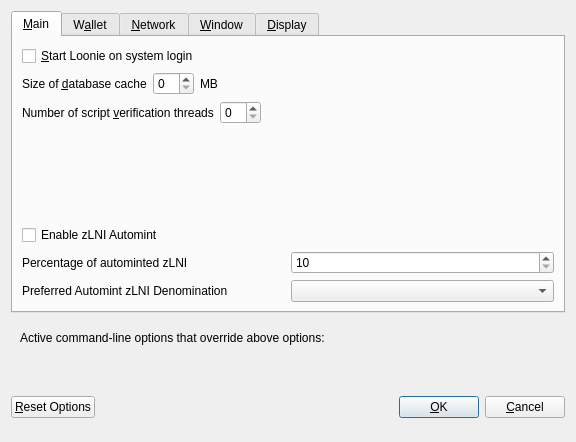
<?xml version="1.0" encoding="UTF-8"?>
<ui version="4.0">
 <class>OptionsDialog</class>
 <widget class="QDialog" name="OptionsDialog">
  <property name="geometry">
   <rect>
    <x>0</x>
    <y>0</y>
    <width>576</width>
    <height>442</height>
   </rect>
  </property>
  <property name="windowTitle">
   <string>Options</string>
  </property>
  <property name="modal">
   <bool>true</bool>
  </property>
  <layout class="QVBoxLayout" name="verticalLayout">
   <item>
    <widget class="QTabWidget" name="tabWidget">
     <property name="currentIndex">
      <number>0</number>
     </property>
     <widget class="QWidget" name="tabMain">
      <attribute name="title">
       <string>&amp;Main</string>
      </attribute>
      <layout class="QVBoxLayout" name="verticalLayout_Main">
       <item>
        <widget class="QCheckBox" name="bitcoinAtStartup">
         <property name="toolTip">
          <string>Automatically start Loonie after logging in to the system.</string>
         </property>
         <property name="text">
          <string>&amp;Start Loonie on system login</string>
         </property>
        </widget>
       </item>
       <item>
        <layout class="QHBoxLayout" name="horizontalLayout_2_Main">
         <item>
          <widget class="QLabel" name="databaseCacheLabel">
           <property name="text">
            <string>Size of &amp;database cache</string>
           </property>
           <property name="textFormat">
            <enum>Qt::PlainText</enum>
           </property>
           <property name="buddy">
            <cstring>databaseCache</cstring>
           </property>
          </widget>
         </item>
         <item>
          <widget class="QSpinBox" name="databaseCache"/>
         </item>
         <item>
          <widget class="QLabel" name="databaseCacheUnitLabel">
           <property name="text">
            <string>MB</string>
           </property>
           <property name="textFormat">
            <enum>Qt::PlainText</enum>
           </property>
          </widget>
         </item>
         <item>
          <spacer name="horizontalSpacer_2_Main">
           <property name="orientation">
            <enum>Qt::Horizontal</enum>
           </property>
           <property name="sizeHint" stdset="0">
            <size>
             <width>40</width>
             <height>20</height>
            </size>
           </property>
          </spacer>
         </item>
        </layout>
       </item>
       <item>
        <layout class="QHBoxLayout" name="horizontalLayout_3_Main">
         <item>
          <widget class="QLabel" name="threadsScriptVerifLabel">
           <property name="text">
            <string>Number of script &amp;verification threads</string>
           </property>
           <property name="textFormat">
            <enum>Qt::PlainText</enum>
           </property>
           <property name="buddy">
            <cstring>threadsScriptVerif</cstring>
           </property>
          </widget>
         </item>
         <item>
          <widget class="QSpinBox" name="threadsScriptVerif">
           <property name="toolTip">
            <string>(0 = auto, &lt;0 = leave that many cores free)</string>
           </property>
          </widget>
         </item>
         <item>
          <spacer name="horizontalSpacer_3_Main">
           <property name="orientation">
            <enum>Qt::Horizontal</enum>
           </property>
           <property name="sizeHint" stdset="0">
            <size>
             <width>40</width>
             <height>20</height>
            </size>
           </property>
          </spacer>
         </item>
        </layout>
       </item>
       <item>
        <spacer name="verticalSpacer_2">
         <property name="orientation">
          <enum>Qt::Vertical</enum>
         </property>
         <property name="sizeHint" stdset="0">
          <size>
           <width>20</width>
           <height>40</height>
          </size>
         </property>
        </spacer>
       </item>
       <item>
        <widget class="QCheckBox" name="checkBoxZeromintEnable">
          <property name="visible">
             <bool>false</bool>
          </property>
         <property name="toolTip">
          <string>Enable automatic minting of Loonie units to zLNI</string>
         </property>
         <property name="layoutDirection">
          <enum>Qt::LeftToRight</enum>
         </property>
         <property name="text">
          <string>Enable zLNI Automint</string>
         </property>
        </widget>
       </item>
       <item>
        <layout class="QHBoxLayout" name="horizontalLayout_3">
         <item>
          <widget class="QLabel" name="percentage_label">
            <property name="visible">
              <bool>false</bool>
            </property>
           <property name="toolTip">
            <string>Percentage of incoming LNI which get automatically converted to zLNI via Zerocoin Protocol (min: 10%)</string>
           </property>
           <property name="text">
            <string>Percentage of autominted zLNI</string>
           </property>
          </widget>
         </item>
         <item>
          <widget class="QSpinBox" name="zeromintPercentage">
            <property name="visible">
               <bool>false</bool>
            </property>
           <property name="minimum">
            <number>10</number>
           </property>
           <property name="maximum">
            <number>100</number>
           </property>
          </widget>
         </item>
        </layout>
       </item>
       <item>
        <layout class="QHBoxLayout" name="horizontalLayout" stretch="0,0">
         <property name="sizeConstraint">
          <enum>QLayout::SetFixedSize</enum>
         </property>
         <item>
          <widget class="QLabel" name="labelPreferredDenom">
            <property name="visible">
               <bool>false</bool>
            </property>
           <property name="maximumSize">
            <size>
             <width>16777215</width>
             <height>16777215</height>
            </size>
           </property>
           <property name="toolTip">
            <string>Wait with automatic conversion to Zerocoin until enough LNI for this denomination is available</string>
           </property>
           <property name="text">
            <string>Preferred Automint zLNI Denomination</string>
           </property>
          </widget>
         </item>
         <item>
          <widget class="QComboBox" name="preferredDenom">
            <property name="visible">
               <bool>false</bool>
            </property>            
           <property name="maximumSize">
            <size>
             <width>16777215</width>
             <height>27</height>
            </size>
           </property>
           <property name="toolTip">
            <string>Wait with automatic conversion to Zerocoin until enough LNI for this denomination is available</string>
           </property>
           <property name="maxVisibleItems">
            <number>9</number>
           </property>
           <property name="maxCount">
            <number>9</number>
           </property>
          </widget>
         </item>
        </layout>
       </item>
      </layout>
     </widget>
     <widget class="QWidget" name="tabWallet">
      <attribute name="title">
       <string>W&amp;allet</string>
      </attribute>
      <layout class="QVBoxLayout" name="verticalLayout_Wallet">
       <item>
        <layout class="QHBoxLayout" name="horizontalLayout_2_Wallet">
         <item>
          <widget class="QLabel" name="labelStakeSplitThresholdText">
           <property name="text">
            <string>Stake split threshold:</string>
           </property>
          </widget>
         </item>
         <item>
          <widget class="QSpinBox" name="spinBoxStakeSplitThreshold">
           <property name="minimum">
            <number>1</number>
           </property>
           <property name="maximum">
            <number>999999</number>
           </property>
          </widget>
         </item>
        </layout>
       </item>
       <item>
        <widget class="QGroupBox" name="groupBox">
         <property name="title">
          <string>Expert</string>
         </property>
         <layout class="QVBoxLayout" name="verticalLayout_2">
          <item>
           <widget class="QCheckBox" name="coinControlFeatures">
            <property name="toolTip">
             <string>Whether to show coin control features or not.</string>
            </property>
            <property name="text">
             <string>Enable coin &amp;control features</string>
            </property>
           </widget>
          </item>
          <item>
           <widget class="QCheckBox" name="showMasternodesTab">
            <property name="toolTip">
             <string>Show additional tab listing all your masternodes in first sub-tab&lt;br/&gt;and all masternodes on the network in second sub-tab.</string>
            </property>
            <property name="text">
             <string>Show Masternodes Tab</string>
            </property>
           </widget>
          </item>
          <item>
           <widget class="QCheckBox" name="spendZeroConfChange">
            <property name="toolTip">
             <string>If you disable the spending of unconfirmed change, the change from a transaction&lt;br/&gt;cannot be used until that transaction has at least one confirmation.&lt;br/&gt;This also affects how your balance is computed.</string>
            </property>
            <property name="text">
             <string>&amp;Spend unconfirmed change</string>
            </property>
           </widget>
          </item>
         </layout>
        </widget>
       </item>
       <item>
        <spacer name="verticalSpacer_Wallet">
         <property name="orientation">
          <enum>Qt::Vertical</enum>
         </property>
         <property name="sizeHint" stdset="0">
          <size>
           <width>20</width>
           <height>40</height>
          </size>
         </property>
        </spacer>
       </item>
      </layout>
     </widget>
     <widget class="QWidget" name="tabNetwork">
      <attribute name="title">
       <string>&amp;Network</string>
      </attribute>
      <layout class="QVBoxLayout" name="verticalLayout_Network">
       <item>
        <widget class="QCheckBox" name="mapPortUpnp">
         <property name="toolTip">
          <string>Automatically open the Loonie client port on the router. This only works when your router supports UPnP and it is enabled.</string>
         </property>
         <property name="text">
          <string>Map port using &amp;UPnP</string>
         </property>
        </widget>
       </item>
       <item>
        <widget class="QCheckBox" name="allowIncoming">
         <property name="toolTip">
          <string>Accept connections from outside</string>
         </property>
         <property name="text">
          <string>Allow incoming connections</string>
         </property>
        </widget>
       </item>
       <item>
        <widget class="QCheckBox" name="connectSocks">
         <property name="toolTip">
          <string>Connect to the Loonie network through a SOCKS5 proxy.</string>
         </property>
         <property name="text">
          <string>&amp;Connect through SOCKS5 proxy (default proxy):</string>
         </property>
        </widget>
       </item>
       <item>
        <layout class="QHBoxLayout" name="horizontalLayout_1_Network">
         <item>
          <widget class="QLabel" name="proxyIpLabel">
           <property name="text">
            <string>Proxy &amp;IP:</string>
           </property>
           <property name="textFormat">
            <enum>Qt::PlainText</enum>
           </property>
           <property name="buddy">
            <cstring>proxyIp</cstring>
           </property>
          </widget>
         </item>
         <item>
          <widget class="QValidatedLineEdit" name="proxyIp">
           <property name="minimumSize">
            <size>
             <width>140</width>
             <height>0</height>
            </size>
           </property>
           <property name="maximumSize">
            <size>
             <width>140</width>
             <height>16777215</height>
            </size>
           </property>
           <property name="toolTip">
            <string>IP address of the proxy (e.g. IPv4: 127.0.0.1 / IPv6: ::1)</string>
           </property>
          </widget>
         </item>
         <item>
          <widget class="QLabel" name="proxyPortLabel">
           <property name="text">
            <string>&amp;Port:</string>
           </property>
           <property name="textFormat">
            <enum>Qt::PlainText</enum>
           </property>
           <property name="buddy">
            <cstring>proxyPort</cstring>
           </property>
          </widget>
         </item>
         <item>
          <widget class="QLineEdit" name="proxyPort">
           <property name="minimumSize">
            <size>
             <width>55</width>
             <height>0</height>
            </size>
           </property>
           <property name="maximumSize">
            <size>
             <width>55</width>
             <height>16777215</height>
            </size>
           </property>
           <property name="toolTip">
            <string>Port of the proxy (e.g. 9050)</string>
           </property>
          </widget>
         </item>
         <item>
          <spacer name="horizontalSpacer_1_Network">
           <property name="orientation">
            <enum>Qt::Horizontal</enum>
           </property>
           <property name="sizeHint" stdset="0">
            <size>
             <width>40</width>
             <height>20</height>
            </size>
           </property>
          </spacer>
         </item>
        </layout>
       </item>
       <item>
        <spacer name="verticalSpacer_Network">
         <property name="orientation">
          <enum>Qt::Vertical</enum>
         </property>
         <property name="sizeHint" stdset="0">
          <size>
           <width>20</width>
           <height>40</height>
          </size>
         </property>
        </spacer>
       </item>
      </layout>
     </widget>
     <widget class="QWidget" name="tabWindow">
      <attribute name="title">
       <string>&amp;Window</string>
      </attribute>
      <layout class="QVBoxLayout" name="verticalLayout_Window">
       <item>
        <widget class="QCheckBox" name="minimizeToTray">
         <property name="toolTip">
          <string>Show only a tray icon after minimizing the window.</string>
         </property>
         <property name="text">
          <string>&amp;Minimize to the tray instead of the taskbar</string>
         </property>
        </widget>
       </item>
       <item>
        <widget class="QCheckBox" name="minimizeOnClose">
         <property name="toolTip">
          <string>Minimize instead of exit the application when the window is closed. When this option is enabled, the application will be closed only after selecting Quit in the menu.</string>
         </property>
         <property name="text">
          <string>M&amp;inimize on close</string>
         </property>
        </widget>
       </item>
       <item>
        <spacer name="verticalSpacer_Window">
         <property name="orientation">
          <enum>Qt::Vertical</enum>
         </property>
         <property name="sizeHint" stdset="0">
          <size>
           <width>20</width>
           <height>40</height>
          </size>
         </property>
        </spacer>
       </item>
      </layout>
     </widget>
     <widget class="QWidget" name="tabDisplay">
      <attribute name="title">
       <string>&amp;Display</string>
      </attribute>
      <layout class="QVBoxLayout" name="verticalLayout_Display">
       <item>
        <layout class="QHBoxLayout" name="horizontalLayout_1_Display">
         <item>
          <widget class="QLabel" name="langLabel">
           <property name="text">
            <string>User Interface &amp;language:</string>
           </property>
           <property name="textFormat">
            <enum>Qt::PlainText</enum>
           </property>
           <property name="buddy">
            <cstring>lang</cstring>
           </property>
          </widget>
         </item>
         <item>
          <widget class="QValueComboBox" name="lang">
           <property name="toolTip">
            <string>The user interface language can be set here. This setting will take effect after restarting Loonie.</string>
           </property>
          </widget>
         </item>
        </layout>
       </item>
       <item>
        <widget class="QLabel" name="label_3">
         <property name="toolTip">
          <string notr="true"/>
         </property>
         <property name="statusTip">
          <string notr="true"/>
         </property>
         <property name="whatsThis">
          <string notr="true"/>
         </property>
         <property name="accessibleName">
          <string notr="true"/>
         </property>
         <property name="text">
          <string>Language missing or translation incomplete? Help contributing translations here:
https://www.transifex.com/loonie-project/loonie-project-translations</string>
         </property>
         <property name="wordWrap">
          <bool>true</bool>
         </property>
         <property name="openExternalLinks">
          <bool>true</bool>
         </property>
         <property name="textInteractionFlags">
          <set>Qt::TextBrowserInteraction</set>
         </property>
        </widget>
       </item>
       <item>
        <layout class="QHBoxLayout" name="horizontalLayout_4_Display" stretch="0,0">
         <item>
          <widget class="QLabel" name="themeLabel">
           <property name="text">
            <string>User Interface Theme:</string>
           </property>
          </widget>
         </item>
         <item>
          <widget class="QValueComboBox" name="theme"/>
         </item>
        </layout>
       </item>
       <item>
        <widget class="Line" name="line">
         <property name="orientation">
          <enum>Qt::Horizontal</enum>
         </property>
        </widget>
       </item>
       <item>
        <layout class="QHBoxLayout" name="horizontalLayout_2_Display">
         <item>
          <widget class="QLabel" name="unitLabel">
           <property name="text">
            <string>&amp;Unit to show amounts in:</string>
           </property>
           <property name="textFormat">
            <enum>Qt::PlainText</enum>
           </property>
           <property name="buddy">
            <cstring>unit</cstring>
           </property>
          </widget>
         </item>
         <item>
          <widget class="QValueComboBox" name="unit">
           <property name="toolTip">
            <string>Choose the default subdivision unit to show in the interface and when sending coins.</string>
           </property>
          </widget>
         </item>
        </layout>
       </item>
       <item>
        <layout class="QHBoxLayout" name="horizontalLayout_5_Display">
         <item>
          <widget class="QLabel" name="digitsLabel">
           <property name="text">
            <string>Decimal digits</string>
           </property>
          </widget>
         </item>
         <item>
          <widget class="QValueComboBox" name="digits"/>
         </item>
        </layout>
       </item>
       <item>
        <widget class="QCheckBox" name="checkBoxHideZeroBalances">
         <property name="toolTip">
          <string>Hide empty balances</string>
         </property>
         <property name="layoutDirection">
          <enum>Qt::LeftToRight</enum>
         </property>
         <property name="text">
          <string>Hide empty balances</string>
         </property>
        </widget>
       </item>
       <item>
        <layout class="QHBoxLayout" name="horizontalLayout_3_Display">
         <item>
          <widget class="QLabel" name="thirdPartyTxUrlsLabel">
           <property name="toolTip">
            <string>Third party URLs (e.g. a block explorer) that appear in the transactions tab as context menu items. %s in the URL is replaced by transaction hash. Multiple URLs are separated by vertical bar |.</string>
           </property>
           <property name="text">
            <string>Third party transaction URLs</string>
           </property>
           <property name="buddy">
            <cstring>thirdPartyTxUrls</cstring>
           </property>
          </widget>
         </item>
         <item>
          <widget class="QLineEdit" name="thirdPartyTxUrls">
           <property name="toolTip">
            <string>Third party URLs (e.g. a block explorer) that appear in the transactions tab as context menu items. %s in the URL is replaced by transaction hash. Multiple URLs are separated by vertical bar |.</string>
           </property>
          </widget>
         </item>
        </layout>
       </item>
       <item>
        <spacer name="verticalSpacer">
         <property name="orientation">
          <enum>Qt::Vertical</enum>
         </property>
         <property name="sizeHint" stdset="0">
          <size>
           <width>20</width>
           <height>40</height>
          </size>
         </property>
        </spacer>
       </item>
      </layout>
     </widget>
    </widget>
   </item>
   <item>
    <widget class="QFrame" name="frame">
     <layout class="QVBoxLayout" name="verticalLayout_Bottom">
      <item>
       <layout class="QHBoxLayout" name="horizontalLayout_Bottom">
        <item>
         <widget class="QLabel" name="overriddenByCommandLineInfoLabel">
          <property name="text">
           <string>Active command-line options that override above options:</string>
          </property>
          <property name="textFormat">
           <enum>Qt::PlainText</enum>
          </property>
         </widget>
        </item>
        <item>
         <spacer name="horizontalSpacer_Bottom">
          <property name="orientation">
           <enum>Qt::Horizontal</enum>
          </property>
          <property name="sizeHint" stdset="0">
           <size>
            <width>40</width>
            <height>20</height>
           </size>
          </property>
         </spacer>
        </item>
       </layout>
      </item>
      <item>
       <widget class="QLabel" name="overriddenByCommandLineLabel">
        <property name="text">
         <string/>
        </property>
        <property name="textFormat">
         <enum>Qt::PlainText</enum>
        </property>
        <property name="wordWrap">
         <bool>true</bool>
        </property>
       </widget>
      </item>
     </layout>
    </widget>
   </item>
   <item>
    <layout class="QHBoxLayout" name="horizontalLayout_Buttons">
     <item>
      <widget class="QPushButton" name="resetButton">
       <property name="toolTip">
        <string>Reset all client options to default.</string>
       </property>
       <property name="text">
        <string>&amp;Reset Options</string>
       </property>
       <property name="autoDefault">
        <bool>false</bool>
       </property>
      </widget>
     </item>
     <item>
      <spacer name="horizontalSpacer_1">
       <property name="orientation">
        <enum>Qt::Horizontal</enum>
       </property>
       <property name="sizeHint" stdset="0">
        <size>
         <width>40</width>
         <height>48</height>
        </size>
       </property>
      </spacer>
     </item>
     <item>
      <widget class="QLabel" name="statusLabel">
       <property name="minimumSize">
        <size>
         <width>200</width>
         <height>0</height>
        </size>
       </property>
       <property name="font">
        <font>
         <weight>75</weight>
         <bold>true</bold>
        </font>
       </property>
       <property name="text">
        <string/>
       </property>
       <property name="textFormat">
        <enum>Qt::PlainText</enum>
       </property>
       <property name="wordWrap">
        <bool>true</bool>
       </property>
      </widget>
     </item>
     <item>
      <spacer name="horizontalSpacer_2">
       <property name="orientation">
        <enum>Qt::Horizontal</enum>
       </property>
       <property name="sizeHint" stdset="0">
        <size>
         <width>40</width>
         <height>48</height>
        </size>
       </property>
      </spacer>
     </item>
     <item>
      <widget class="QPushButton" name="okButton">
       <property name="text">
        <string>&amp;OK</string>
       </property>
       <property name="autoDefault">
        <bool>false</bool>
       </property>
       <property name="default">
        <bool>true</bool>
       </property>
      </widget>
     </item>
     <item>
      <widget class="QPushButton" name="cancelButton">
       <property name="text">
        <string>&amp;Cancel</string>
       </property>
       <property name="autoDefault">
        <bool>false</bool>
       </property>
      </widget>
     </item>
    </layout>
   </item>
  </layout>
 </widget>
 <customwidgets>
  <customwidget>
   <class>QValidatedLineEdit</class>
   <extends>QLineEdit</extends>
   <header>qvalidatedlineedit.h</header>
  </customwidget>
  <customwidget>
   <class>QValueComboBox</class>
   <extends>QComboBox</extends>
   <header>qvaluecombobox.h</header>
  </customwidget>
 </customwidgets>
 <resources/>
 <connections/>
</ui>
